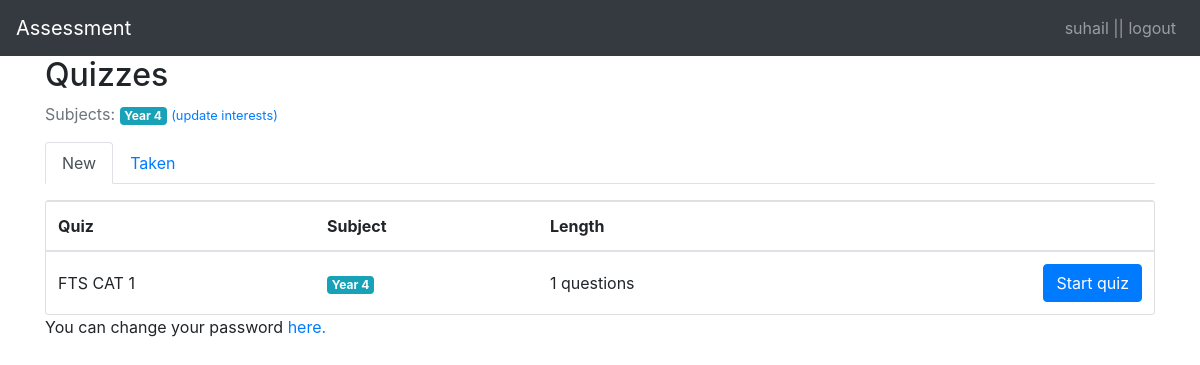
Screenshot of /students/ (signed in) with the database file from the repository.
### classroom/models.py (models this page shows, shortened)
class User(AbstractUser):
    is_student = models.BooleanField(default=False)
    is_teacher = models.BooleanField(default=False)

class Subject(models.Model):
    name = models.CharField(max_length=30)
    color = models.CharField(max_length=7, default='#007bff')
    def get_html_badge(self):
        name = escape(self.name)
        color = escape(self.color)
        html = '<span class="badge badge-primary" style="background-color: %s">%s</span>' % (color, name)
        return mark_safe(html)

class Quiz(models.Model):
    owner = models.ForeignKey(User, on_delete=models.CASCADE, related_name='quizzes')
    name = models.CharField(max_length=255)
    subject = models.ForeignKey(Subject, on_delete=models.CASCADE, related_name='quizzes')
    duration = models.DurationField(default=datetime.timedelta(hours=2))  # default quiz time of 2 hrs

### classroom/views/students.py (the view)
# urls.py: path('', students.QuizListView.as_view(), name='quiz_list'),
@method_decorator([login_required, student_required], name='dispatch')
class QuizListView(ListView):
    model = Quiz
    ordering = ('name', )
    context_object_name = 'quizzes'
    template_name = 'classroom/students/quiz_list.html'
    def get_queryset(self):
        student = self.request.user.student
        student_interests = student.interests.values_list('pk', flat=True)
        taken_quizzes = student.quizzes.values_list('pk', flat=True)
        queryset = Quiz.objects.filter(subject__in=student_interests) \
            .exclude(pk__in=taken_quizzes) \
            .annotate(questions_count=Count('questions')) \
            .filter(questions_count__gt=0)
        return queryset

### classroom/templates/classroom/students/quiz_list.html
{% extends 'base.html' %}
{% block content %}
  {% include 'classroom/students/_header.html' with active='new' %}
  <div class="card">
    <table class="table mb-0">
      <thead>
        <tr>
          <th>Quiz</th>
          <th class="d-none d-sm-table-cell">Subject</th>
          <th class="d-none d-sm-table-cell">Length</th>
          <th></th>
        </tr>
      </thead>
      <tbody>
        {% for quiz in quizzes %}
          <tr>
            <td class="align-middle">{{ quiz.name }}</td>
            <td class="align-middle d-none d-sm-table-cell">{{ quiz.subject.get_html_badge }}</td>
            <td class="align-middle d-none d-sm-table-cell">{{ quiz.questions_count }} questions</td>
            <td class="text-right">
              <a href="{% url 'students:take_quiz' quiz.pk %}" class="btn btn-primary">Start quiz</a>
            </td>
          </tr>
        {% empty %}
          <tr>
            <td class="bg-light text-center font-italic" colspan="4">No quiz matching your interests right now.</td>
          </tr>
        {% endfor %}
      </tbody>
    </table>
  </div>
    <div>
    <p>You can change your password <a href="{% url 'password_change'%}"> here.</a></p>
    </div>
{% endblock %}

### templates/base.html (shortened to what this page needs)
{% load i18n %}
{% load static %}
<!DOCTYPE html>
<html lang="en" >
<head>
  <link rel="stylesheet" href="https://stackpath.bootstrapcdn.com/bootstrap/4.1.2/css/bootstrap.min.css"
>
</head>
<body>
  <nav class="navbar navbar-expand-lg navbar-dark bg-dark">
   <a  class="navbar-brand" href="{% url 'home' %}">Assessment
   </a>
    <div class="collapse navbar-collapse" id="navbarSupportedContent">
      <ul class="navbar-nav ml-auto">
        <li class="nav-item ">
          {% if user.is_authenticated %}
             <a class="nav-link" href="{% url 'logout' %}">{{user.username}} || logout</a>
          {% else %}
          <a class="nav-link" href="{% url 'login' %}">Login</a>
          {% endif %}
        </li>
      </ul>
    </div>
  </nav>
  <div class="container">
     {% block content %} {% endblock %}
  </div>
</body>
</html>

### classroom/templates/classroom/students/_header.html
<h2>Quizzes</h2>
<p class="text-muted">
  Subjects:{% for subject in user.student.interests.all %} {{ subject.get_html_badge }}{% endfor %}
  <a href="{% url 'students:student_interests' %}"><small>(update interests)</small></a>
</p>
<ul class="nav nav-tabs mb-3">
  <li class="nav-item">
    <a class="nav-link{% if active == 'new' %} active{% endif %}" href="{% url 'students:quiz_list' %}">New</a>
  </li>
  <li class="nav-item">
    <a class="nav-link{% if active == 'taken' %} active{% endif %}" href="{% url 'students:taken_quiz_list' %}">Taken</a>
  </li>
</ul>

### rows the page displays
User: username "suhail"
Subject: get_html_badge "Year 4"
Quiz: name "FTS CAT 1", subject.get_html_badge "Year 4", questions_count "1"
